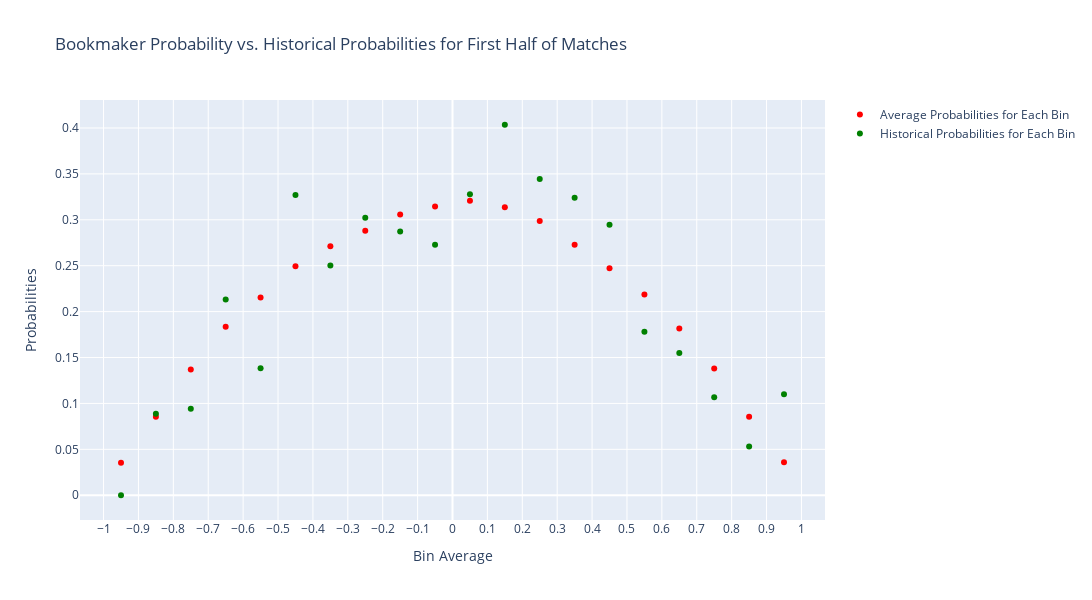
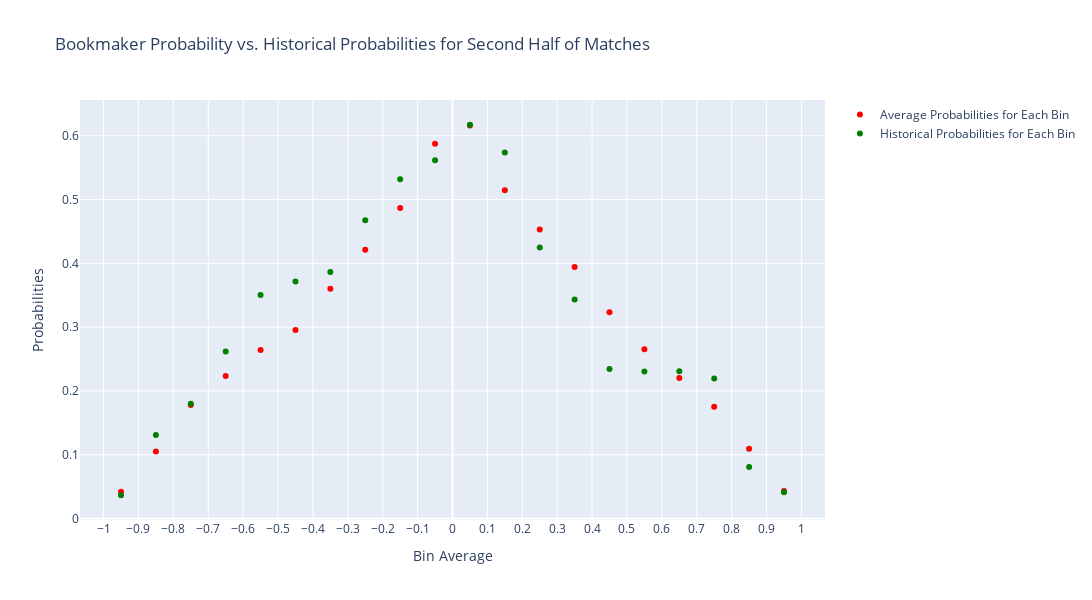

Source (notebook cell) for these figures, in order:
### Code cell
def plot(data, half): 
    fig = go.Figure()
    fig.add_trace(go.Scatter(
            x=data['bin_average'],
            y=data['avrg_pr_draw_bm'],
            mode='markers',
            marker=dict(
                color='red'
            ),
            name="Average Probabilities for Each Bin",))

    fig.add_trace(go.Scatter(
            x=data['bin_average'],
            y=data['actual_draw_pr'],
            mode='markers',
            marker=dict(
                color='green'
            ),
            name="Historical Probabilities for Each Bin",))

    fig.update_xaxes(
        tickmode='array',
        tickvals=np.linspace(-1, 1, 21),
        title_text='Bin Average'
    )

    fig.update_layout(
        width=1200,
        height=600,
        title='Bookmaker Probability vs. Historical Probabilities for ' + half + ' Half of Matches',
        xaxis=dict(tickangle=0),
        yaxis=dict(title_text='Probabilities'),
    )
    fig.show()

plot(plotdf1, 'First')
plot(plotdf2, 'Second')

### Figure 1 — Plotly figure (JSON) as saved in the notebook; plotly's stock layout.template omitted (floating-point values rounded to 4 significant figures)
{"data": [{"marker": {"color": "red"}, "mode": "markers", "name": "Average Probabilities for Each Bin", "type": "scatter", "x": [-0.95, -0.85, -0.75, -0.65, -0.55, -0.45, -0.35, -0.25, -0.15, -0.05, 0.05, 0.15, 0.25, 0.35, 0.45, 0.55, 0.65, 0.75, 0.85, 0.95], "y": [0.03551, 0.08538, 0.137, 0.1834, 0.2153, 0.2493, 0.2711, 0.288, 0.3057, 0.3145, 0.3208, 0.3136, 0.2986, 0.2727, 0.2473, 0.2187, 0.1815, 0.1381, 0.08554, 0.03597]}, {"marker": {"color": "green"}, "mode": "markers", "name": "Historical Probabilities for Each Bin", "type": "scatter", "x": [-0.95, -0.85, -0.75, -0.65, -0.55, -0.45, -0.35, -0.25, -0.15, -0.05, 0.05, 0.15, 0.25, 0.35, 0.45, 0.55, 0.65, 0.75, 0.85, 0.95], "y": [0, 0.08874, 0.09431, 0.2133, 0.1384, 0.3269, 0.2502, 0.3021, 0.2873, 0.2727, 0.3278, 0.4035, 0.3443, 0.3239, 0.2947, 0.1782, 0.1549, 0.1068, 0.05315, 0.11]}], "layout": {"height": 600, "title": {"text": "Bookmaker Probability vs. Historical Probabilities for First Half of Matches"}, "width": 1200, "xaxis": {"tickangle": 0, "tickmode": "array", "tickvals": [-1, -0.9, -0.8, -0.7, -0.6, -0.5, -0.4, -0.3, -0.2, -0.1, 0, 0.1, 0.2, 0.3, 0.4, 0.5, 0.6, 0.7, 0.8, 0.9, 1], "title": {"text": "Bin Average"}}, "yaxis": {"title": {"text": "Probabilities"}}}}

### Figure 2 — Plotly figure (JSON) as saved in the notebook; plotly's stock layout.template omitted (floating-point values rounded to 4 significant figures)
{"data": [{"marker": {"color": "red"}, "mode": "markers", "name": "Average Probabilities for Each Bin", "type": "scatter", "x": [-0.95, -0.85, -0.75, -0.65, -0.55, -0.45, -0.35, -0.25, -0.15, -0.05, 0.05, 0.15, 0.25, 0.35, 0.45, 0.55, 0.65, 0.75, 0.85, 0.95], "y": [0.04208, 0.105, 0.178, 0.2234, 0.2641, 0.2957, 0.3601, 0.4214, 0.4869, 0.5874, 0.6161, 0.5147, 0.4529, 0.3944, 0.3234, 0.2652, 0.2204, 0.1754, 0.1092, 0.04311]}, {"marker": {"color": "green"}, "mode": "markers", "name": "Historical Probabilities for Each Bin", "type": "scatter", "x": [-0.95, -0.85, -0.75, -0.65, -0.55, -0.45, -0.35, -0.25, -0.15, -0.05, 0.05, 0.15, 0.25, 0.35, 0.45, 0.55, 0.65, 0.75, 0.85, 0.95], "y": [0.03654, 0.1309, 0.1799, 0.262, 0.3504, 0.3715, 0.3864, 0.4676, 0.5319, 0.5614, 0.6172, 0.5737, 0.4247, 0.3433, 0.2343, 0.2304, 0.2307, 0.2196, 0.08082, 0.04137]}], "layout": {"height": 600, "title": {"text": "Bookmaker Probability vs. Historical Probabilities for Second Half of Matches"}, "width": 1200, "xaxis": {"tickangle": 0, "tickmode": "array", "tickvals": [-1, -0.9, -0.8, -0.7, -0.6, -0.5, -0.4, -0.3, -0.2, -0.1, 0, 0.1, 0.2, 0.3, 0.4, 0.5, 0.6, 0.7, 0.8, 0.9, 1], "title": {"text": "Bin Average"}}, "yaxis": {"title": {"text": "Probabilities"}}}}
